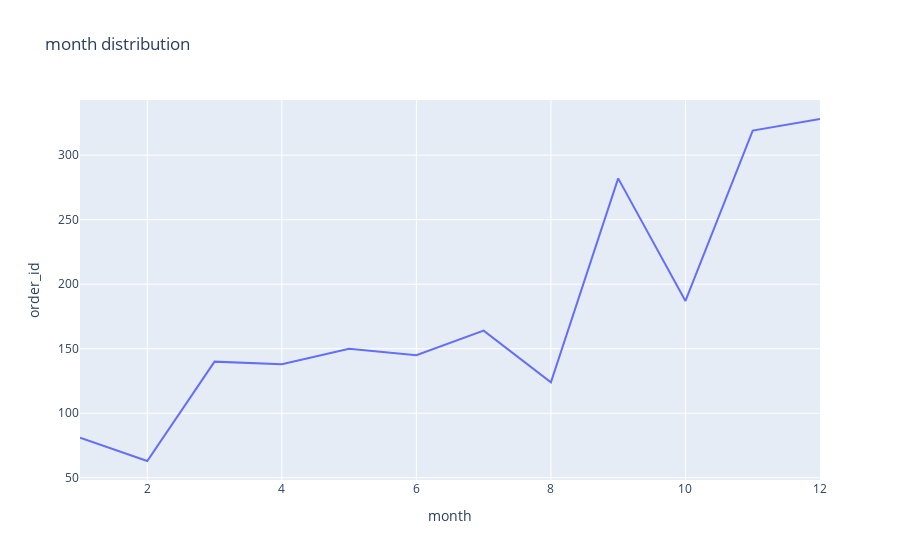

Source (notebook cell):
### Code cell
px.line(month_group, x="month", y="order_id", title="month distribution")

### Figure 1 — Plotly figure (JSON) as saved in the notebook; plotly's stock layout.template omitted (floating-point values rounded to 4 significant figures)
{"data": [{"hovertemplate": "month=%{x}<br>order_id=%{y}<extra></extra>", "legendgroup": "", "line": {"color": "#636efa", "dash": "solid"}, "marker": {"symbol": "circle"}, "mode": "lines", "name": "", "orientation": "v", "showlegend": false, "type": "scatter", "x": [12, 11, 10, 9, 8, 7, 6, 5, 4, 3, 2, 1], "xaxis": "x", "y": [328, 319, 187, 282, 124, 164, 145, 150, 138, 140, 63, 81], "yaxis": "y"}], "layout": {"legend": {"tracegroupgap": 0}, "title": {"text": "month distribution"}, "xaxis": {"anchor": "y", "domain": [0, 1], "title": {"text": "month"}}, "yaxis": {"anchor": "x", "domain": [0, 1], "title": {"text": "order_id"}}}}
